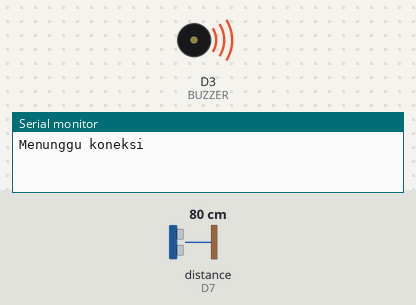
A sketch run on a simulated ESP8266 (NodeMCU). On the bench: buzzer (waves = sounding, pin HIGH), the last lines printed to the serial monitor. The inputs (shaded band) are chosen by the test bench; at power-on: distance to the obstacle (sensor on D7) 80 cm. The echo pulse lasts 58.3 µs per cm; WiFi joins after 1.5 s; servers stay silent unless stated; uploads are accepted with an empty reply.

Above: at 0.6 s.
At 1.6 s:
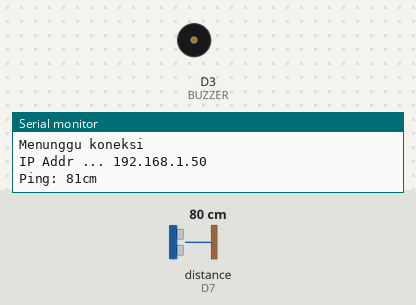
Timing chart, 0 to 3.1 s (numbered marks = the images above):
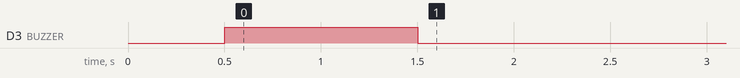

The sketch:

main.ino
```cpp
#include <ESP8266WiFi.h>
#include <ESP8266HTTPClient.h>
#include <NewPing.h>

#define BUZZER       D3
#define TRIGGER_PIN  D6  // Arduino pin tied to trigger pin on the ultrasonic sensor.
#define ECHO_PIN     D7  // Arduino pin tied to echo pin on the ultrasonic sensor.
#define MAX_DISTANCE 200 // Maximum distance we want to ping for (in centimeters). Maximum sensor distance is rated at 400-500cm.

String ssid = "********"; // your ssid wifi
String pass = "********"; // your wifi pass
String host = "192.168.1.5"; // webserver, you can use xampp or use your website example : "sensordata.com"

NewPing sonar(TRIGGER_PIN, ECHO_PIN, MAX_DISTANCE); // NewPing setup of pins and maximum distance.

void setup() {
  Serial.begin(115200); // Open serial monitor at 115200 baud to see ping results.
  pinMode(BUZZER, OUTPUT);


  WiFi.hostname("NodeMCU");
  WiFi.begin(ssid, pass);

  while(WiFi.status() != WL_CONNECTED) {
    delay(500);
    Serial.println("Menunggu koneksi");
    digitalWrite(BUZZER, HIGH);
  }

  Serial.print("IP Addr ... ");
  Serial.println(WiFi.localIP());
  digitalWrite(BUZZER, LOW);
}

void loop() {             // Wait 50ms between pings (about 20 pings/sec). 29ms should be the shortest delay between pings.
  Serial.print("Ping: ");
  Serial.print(sonar.ping_cm()); // Send ping, get distance in cm and print result (0 = outside set distance range)
  Serial.println("cm");

  WiFiClient client;
  if(!client.connect(host, 80)) {
    Serial.println("Koneksi Gagal ...");
    return;
  }

  String Link;
  HTTPClient http;
  Link = "http://192.168.1.5/ESP8266-To-Website/dataout.php?data=" + String(sonar.ping_cm());

  http.begin(client, Link);
  http.GET();
  http.end();
  delay(1000);

}
```
